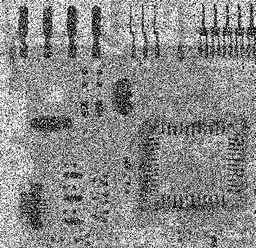
#> input picture Vision Systems/Lab6/plytkaSzumImp.png, 256 x 248 px, shrunk from 455 x 440 before the run
$ jupyter execute 06_context_hw.ipynb
#> lines starting #> are read from the running program, lines starting #| are printed output that depends on the picture
## Zadanie domowe: adaptacyjna filtracja medianowa

Wszystkie omówione i przetestowane powyżej filtry działały w ten sam sposób dla każdego piksela obrazu.
Natomiast przy filtracji adaptacyjnej następuje zmiana parametrów filtru w zależności od statystycznych charakterystyk otoczenia rozpatrywanego piksela.

Omówiony poprzednio filtr medianowy dobrze eliminuje zakłócenia impulsowe o niewielkiej gęstości przestrzennej (mniej niż 20% w pionie i poziomie).
W zadaniu filtracji bardziej zakłóconych obrazów lepiej sprawdza się adaptacyjny filtr medianowy.
``Adaptacyjność'' filtra polega na zmianie rozmiaru okna w trakcie filtracji - w zależności od pewnych warunków.

Przyjmijmy następujące oznaczenia:
- $z_{min}$ - najmniejsza jasność w oknie $S_{xy}$
- $z_{max}$ - największa jasność w oknie $S_{xy}$
- $z_{med}$ - mediana z jasności w oknie $S_{xy}$
- $z_{xy}$  - jasność w punkcie o współrzędnych $(x,y)$
- $S_{max}$ - maksymalny dozwolony rozmiar okna $S_{xy}$

Algorytm można opisać następującym pseudokodem:
<div style="background-color:rgba(0, 0, 0, 0.0470588); padding:10px 0;font-family:monospace;">
Faza A :<br>
&nbsp;&nbsp;&nbsp;<b>if</b>  $z_{max}$ > $z_{med}$ > $z_{min}$ <b>then</b> <br>
&nbsp;&nbsp;&nbsp;&nbsp;&nbsp;&nbsp; to przejdź od fazy B<br>
&nbsp;&nbsp;&nbsp;<b>else</b><br>
&nbsp;&nbsp;&nbsp;&nbsp;&nbsp;&nbsp;zwiększ rozmiar okna<br>
&nbsp;&nbsp;&nbsp;&nbsp;&nbsp;&nbsp;<b>if</b> rozmiar okna <= $S_{max}$ <b>then</b><br>
&nbsp;&nbsp;&nbsp;&nbsp;&nbsp;&nbsp;&nbsp;&nbsp;&nbsp;to powtórz fazę A<br>
&nbsp;&nbsp;&nbsp;&nbsp;&nbsp;&nbsp;<b>else</b><br>
&nbsp;&nbsp;&nbsp;&nbsp;&nbsp;&nbsp;&nbsp;&nbsp;&nbsp;zwróć $z_{med}$<br>
&nbsp;&nbsp;&nbsp;&nbsp;&nbsp;&nbsp;<b>end if</b><br>
&nbsp;&nbsp;&nbsp;<b>end if</b><br>
Faza B :<br>
&nbsp;&nbsp;&nbsp;<b>if</b>  $z_{max}$ > $z_{xy}$ > $z_{min}$ <b>then</b>  <br>
&nbsp;&nbsp;&nbsp;&nbsp;&nbsp;&nbsp;to zwróć  $z_{xy}$ <br>
&nbsp;&nbsp;&nbsp;<b>else</b><br>
&nbsp;&nbsp;&nbsp;&nbsp;&nbsp;&nbsp;zwróć $z_{med}$<br>
&nbsp;&nbsp;&nbsp;<b>end if</b><br>
</div>

#### Wyjaśnienie działania:

Cały czas należy pamiętać, jakie są cele działania filtru:
- usunięcie zakłóceń typu pieprz i sól (ang. _salt and pepper noise),
- wygładzenie innego rodzaju zakłóceń,
- redukcja zniekształceń (pogrubianie albo pocienianie krawędzi).

Wartości $z_{min}$ i $z_{max}$ uważa się za zakłócenia impulsowe w danym oknie, nawet jeżeli nie są to największa i najmniejsza wartość w całym obrazie.

Celem fazy A jest określenie czy rezultat filtracji medianowej $z_{med}$ jest zakłóceniem impulsowym czy nie.
Jeżeli spełniona jest nierówność $z_{min}$ < $z_{med}$ < $z_{max}$ wartość  $z_{med}$ nie może być zakłóceniem impulsowym.
W takim przypadku przechodzimy do fazy B i sprawdzamy czy piksel $z_{xy}$ jest zakłóceniem impulsowym.
Jeżeli spełniona jest nierówność   $z_{min}$ < $z_{xy}$ < $z_{max}$, $z_{xy}$ nie może być zakłóceniem impulsowym.
W takim przypadku algorytm zwraca niezmienioną wartość $z_{xy}$ - w ten sposób zmniejsza się zniekształcenia.
Jeżeli nierówność  $z_{min}$ < $z_{xy}$ < $z_{max}$ nie jest spełniona oznacza to, że albo $z_{xy}$ = $z_{min}$ albo  $z_{xy}$ = $z_{max}$.
W obu przypadkach uznaje się, że wartość  $z_{xy}$ jest zakłóceniem i jako wynik filtracji zwraca się wartość  $z_{med}$ , o której na podstawie fazy A wiadomo, że nie jest zakłóceniem.

Przypuśćmy, że nie została spełniona nierówność   $z_{min}$ < $z_{med}$ < $z_{max}$, algorytm wtedy zwiększa rozmiar okna i powtórnie wykonuje fazę A.
Dzieje się tak aż do momentu, kiedy algorytm znajdzie medianę, która nie jest zakłóceniem impulsowym albo osiągnięty zostanie maksymalny rozmiar okna.
W przypadku gdy osiągnięty zostanie maksymalny rozmiar okna algorytm zwraca wartość $z_{med}$.
Nie ma gwarancji, że wartość ta nie jest zakłóceniem impulsowym, jednakże odpowiedni dobór maksymalnego rozmiaru okna pozwala zminimalizować prawdopodobieństwo wystąpienia takiej sytuacji.

Po wyznaczeniu wartości po filtracji dla danego piksela, okno filtru się przemiesza, a algorytm uruchamiany jest dla nowej lokalizacji z parametrami początkowymi.

#### Zadanie - zaimplementować metodę:

1. Wczytaj obrazy _plytkaSzumImp.png_.  Wyświetl go.

2. Przefiltruj obraz filtrem medianowym o rozmiarze okna $5 \times 5$. Wynik filtracji wyświetl.

3. Zaimplementuj opisany adaptacyjny filtr medianowy. Wskazówki:
- należy przyjąć maksymalny rozmiar okna na $7 \times 7$, a początkowy na $3 \times 3$. Zakładamy, że rozmiar filtru powinien być nieparzysty.
- obliczenia trzeba wykonać w dwóch pętlch `for` (odwiedzić, każdy piksel) - dla ułatwienia zaleca się pominięcie pikseli brzegowych (jeżeli maksymalny rozmiar okna wynosi $7 \times 7$ to nie należy dokonywać obliczeń dla 3 pikseli brzegowych)
- w każdej iteracji należy:
    - przywrócić początkowy rozmiar okna ($3 \times 3$),
    - "wyciąć" otoczenie (parametr opisujący rozmiar otoczenia należy "uzmiennić")
    - obliczyć parametry: $z_{min}$, $z_{max}$, $z_{med}$ (metody wycinka `min`, `max` i funkcja `np.median`

- wykonać opisany algorytm. Uwaga: obliczenia mogę się chwilkę wykonywać.

4. Porównaj rezultaty filtracji medianowej i adaptacyjnej.

[cell 1]
import matplotlib.pyplot as plt
import cv2
import numpy as np
import os

if not os.path.exists("plytkaSzumImp.png") :
    !wget https://raw.githubusercontent.com/vision-agh/poc_sw/master/06_Context/plytkaSzumImp.png --no-check-certificate
plytkaSzumImp = cv2.imread('plytkaSzumImp.png', cv2.COLOR_BGR2GRAY)
#> plytkaSzumImp is the input picture: shape (248, 256); min 0, max 255, mean 138.2

[cell 2]
def Phase_A(Ssize, Smax, image, i, j):
    surrounding = image[i - (Ssize // 2) : i + (Ssize // 2) + 1,j - (Ssize // 2) : j + (Ssize // 2) + 1]
    zmin = np.min(surrounding)
    zmax = np.max(surrounding)
    zmed = np.median(surrounding)
    zxy = image[i][j]
    if zmax > zmed > zmin:
        return Phase_B(zmin, zmax, zmed, zxy)
    else:
        Ssize += 2
        if Ssize <= Smax:
            return Phase_A(Ssize, Smax, image, i, j)
        else:
            return zmed

def Phase_B(zmin, zmax, zmed, zxy):
    if zmax > zxy > zmin:
        return zxy
    else:
        return zmed

def Adaptive_median_filter(image, Smax):
    X, Y = image.shape
    new_image = np.zeros((X,Y))
    for i in range(Smax // 2, X - (Smax // 2)):
        for j in range(Smax // 2, Y - (Smax // 2)):
            Ssize = 3
            new_image[i][j] = Phase_A(Ssize, Smax, image, i, j)
    return new_image

[cell 3]
plt.figure(figsize=(10,10))
plt.imshow(plytkaSzumImp, 'gray')
plt.title('Obraz oryginalny')
plt.axis('off')
plt.show()

[cell 4]
plytkaSzumImp_median = cv2.medianBlur(plytkaSzumImp, 5)
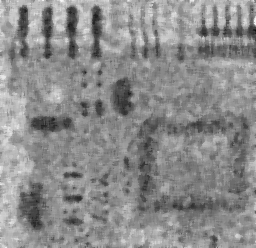
#> plytkaSzumImp_median: shape (248, 256); min 12, max 248, mean 139.5
plt.figure(figsize=(10,10))
plt.imshow(plytkaSzumImp_median, 'gray')
plt.title('Obraz po filtracji medianowej')
plt.axis('off')
plt.show()

[cell 5]
plytkaSzumImp_adaptive = Adaptive_median_filter(plytkaSzumImp, 7)
#> the loop in Adaptive_median_filter, `for i in range(Smax // 2, X - (Smax // 2)):` made 242 passes
#> after the loop in Adaptive_median_filter, `for i in range(Smax // 2, X - (Smax // 2)):`:
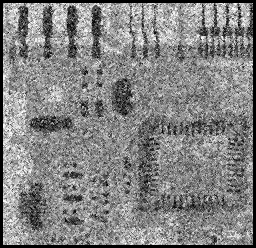
#> new_image: shape (248, 256) float64; min 0, max 254, mean 130.9
